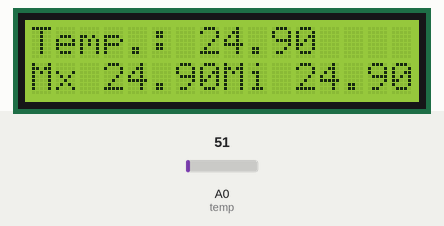
This sketch was run on a simulated Arduino Uno, built with avr-gcc and run on an emulated ATmega328P. Parts: 16×2 character LCD. Inputs (shaded band) come from the test bench; at power-on: A0 (temp) = 51. What the sketch prints to the serial monitor is not drawn.

Above: at 1.2 s.
1.3 s: A0 (temp) set to 15
At 2.5 s:
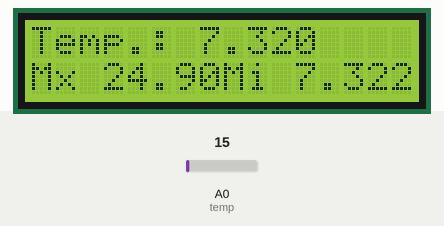
4.1 s: A0 (temp) set to 30
At 5.3 s:
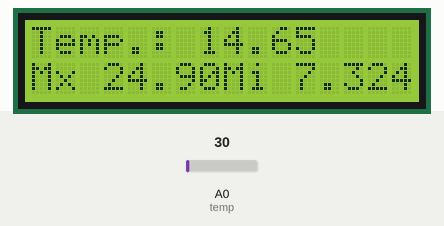
6.9 s: A0 (temp) set to 61
At 9.7 s:
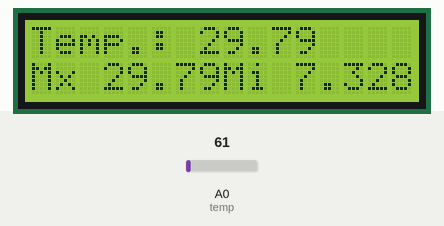
Timing chart, 0 to 11.2 s (numbered marks = the images above; inputs shaded):
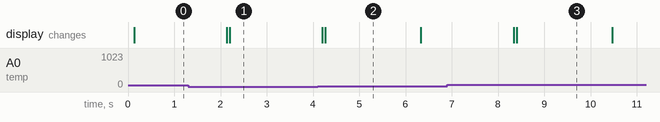

Measured:
- after the input at 1.3 s, the display: first changes after 0.83 s (image 1 shows a later state)
- what the display in image 2 shows lasts 2.0 s, from 4.3 s to 6.3 s

The sketch:

Sensor_LM35_LCD.ino
```cpp
/* Sketch de ejemplo para testear el sensor de temperatura analógico LM35
 Escrito por Regata para www.tallerarduino.wordpress.com

 MODO DE CONEXIÓN DEL SENSOR

 Conectamos el pin 1 que corresponde a la alimentación del sensor con los 5V del Arduino
 Conectamos el pin 2 que corresponde al pin de datos del sensor con cualquier pin analógico del Arduino A0
 Conectamos el pin 3 que corresponde al pin de masa (GND) del sensor con el pin GND del Arduino

 */
// include the library code:
#include <LiquidCrystal.h>

// initialize the library with the numbers of the interface pins
LiquidCrystal lcd(12, 11, 5, 4, 3, 2);

int temp = 0;  //Pin analógico A0 del Arduino donde conectaremos el pin de datos del sensor LM35
float maxC = 0, minC = 100;  //Variables para ir comprobando maximos y minimos

void setup()
{
  Serial.begin(9600);  //Iniciamos comunicación serie con el Arduino para ver los resultados del sensor
  //a través de la consola serie del IDE de Arduino

  // set up the LCD's number of columns and rows:
  lcd.begin(16, 2);

}

void loop()
{
  // set the cursor to column 0, line 1
  // (note: line 1 is the second row, since counting begins with 0):

  // print the number of seconds since reset:


  float gradosC;  //Declaramos estas variables tipo float para guardar los valores de lectura

  gradosC = (5.0 * analogRead(temp) * 100.0) / 1024;  //Esta es la funcion con la que obtenemos la medida del sensor
  // en ºC

  //Mostramos mensaje con valores actuales de temperatura, asi como maximos y minimos de cada uno de ellos
  Serial.print("####################\n#   Temp. actual   #\n");
  Serial.print("#     ");
  Serial.print(gradosC);
  // Print a message to the LCD.
  lcd.setCursor(0, 0);
  lcd.print("Temp.: ");
  lcd.print(gradosC);

  Serial.print(" C. ");
  Serial.print("    #\n####################");
  //Comprobacion de maximos y minimos de temperatura
  if (maxC < gradosC)
    maxC = gradosC;
  if (gradosC < minC)
    minC = gradosC;
  Serial.print("\nTemp. max.: ");
  Serial.print(maxC);
  Serial.print(" C.");

  Serial.print("\nTemp. min.: ");
  Serial.print(minC);
  Serial.print(" C. ");
  Serial.print("\n\n");
  // Print a message to the LCD.
  lcd.setCursor(0, 1);
  lcd.print("Mx ");
  lcd.print(maxC);
  // Print a message to the LCD.
  lcd.print("Mi ");
  lcd.print(minC);
  lcd.print(millis()/1000);
  delay(2000);  //Usamos un retardo de 2 segundos entre lectura y lectura
}
```
